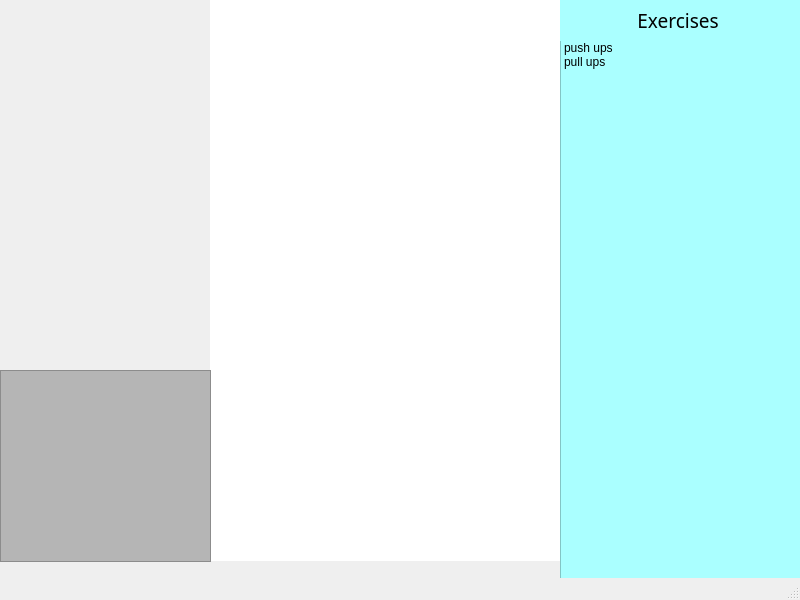
<?xml version="1.0" encoding="UTF-8"?>
<ui version="4.0">
 <class>MainWindow</class>
 <widget class="QMainWindow" name="MainWindow">
  <property name="geometry">
   <rect>
    <x>0</x>
    <y>0</y>
    <width>800</width>
    <height>600</height>
   </rect>
  </property>
  <property name="windowTitle">
   <string>MainWindow</string>
  </property>
  <widget class="QWidget" name="centralwidget">
   <widget class="QListWidget" name="listWidget">
    <property name="geometry">
     <rect>
      <x>560</x>
      <y>40</y>
      <width>241</width>
      <height>541</height>
     </rect>
    </property>
    <property name="styleSheet">
     <string notr="true">background-color: rgb(170, 255, 255);

</string>
    </property>
    <property name="lineWidth">
     <number>1</number>
    </property>
    <item>
     <property name="text">
      <string>push ups</string>
     </property>
    </item>
    <item>
     <property name="text">
      <string>pull ups</string>
     </property>
    </item>
   </widget>
   <widget class="QPushButton" name="CoreButton">
    <property name="geometry">
     <rect>
      <x>336</x>
      <y>90</y>
      <width>96</width>
      <height>151</height>
     </rect>
    </property>
    <property name="styleSheet">
     <string notr="true">background-color: rgba(255, 255, 127, 50);</string>
    </property>
    <property name="text">
     <string/>
    </property>
    <property name="flat">
     <bool>true</bool>
    </property>
   </widget>
   <widget class="QPushButton" name="UpperBodyButton1">
    <property name="geometry">
     <rect>
      <x>241</x>
      <y>90</y>
      <width>92</width>
      <height>221</height>
     </rect>
    </property>
    <property name="palette">
     <palette>
      <active>
       <colorrole role="Button">
        <brush brushstyle="SolidPattern">
         <color alpha="50">
          <red>255</red>
          <green>255</green>
          <blue>127</blue>
         </color>
        </brush>
       </colorrole>
       <colorrole role="Base">
        <brush brushstyle="SolidPattern">
         <color alpha="50">
          <red>255</red>
          <green>255</green>
          <blue>127</blue>
         </color>
        </brush>
       </colorrole>
       <colorrole role="Window">
        <brush brushstyle="SolidPattern">
         <color alpha="50">
          <red>255</red>
          <green>255</green>
          <blue>127</blue>
         </color>
        </brush>
       </colorrole>
      </active>
      <inactive>
       <colorrole role="Button">
        <brush brushstyle="SolidPattern">
         <color alpha="50">
          <red>255</red>
          <green>255</green>
          <blue>127</blue>
         </color>
        </brush>
       </colorrole>
       <colorrole role="Base">
        <brush brushstyle="SolidPattern">
         <color alpha="50">
          <red>255</red>
          <green>255</green>
          <blue>127</blue>
         </color>
        </brush>
       </colorrole>
       <colorrole role="Window">
        <brush brushstyle="SolidPattern">
         <color alpha="50">
          <red>255</red>
          <green>255</green>
          <blue>127</blue>
         </color>
        </brush>
       </colorrole>
      </inactive>
      <disabled>
       <colorrole role="Button">
        <brush brushstyle="SolidPattern">
         <color alpha="50">
          <red>255</red>
          <green>255</green>
          <blue>127</blue>
         </color>
        </brush>
       </colorrole>
       <colorrole role="Base">
        <brush brushstyle="SolidPattern">
         <color alpha="50">
          <red>255</red>
          <green>255</green>
          <blue>127</blue>
         </color>
        </brush>
       </colorrole>
       <colorrole role="Window">
        <brush brushstyle="SolidPattern">
         <color alpha="50">
          <red>255</red>
          <green>255</green>
          <blue>127</blue>
         </color>
        </brush>
       </colorrole>
      </disabled>
     </palette>
    </property>
    <property name="mouseTracking">
     <bool>false</bool>
    </property>
    <property name="styleSheet">
     <string notr="true">background-color: rgba(255, 255, 127, 50);</string>
    </property>
    <property name="text">
     <string/>
    </property>
    <property name="checkable">
     <bool>false</bool>
    </property>
    <property name="autoDefault">
     <bool>false</bool>
    </property>
    <property name="flat">
     <bool>true</bool>
    </property>
   </widget>
   <widget class="QPushButton" name="LowerBodyButton">
    <property name="enabled">
     <bool>true</bool>
    </property>
    <property name="geometry">
     <rect>
      <x>330</x>
      <y>240</y>
      <width>111</width>
      <height>321</height>
     </rect>
    </property>
    <property name="styleSheet">
     <string notr="true">background-color: rgba(255, 255, 127, 50);</string>
    </property>
    <property name="text">
     <string/>
    </property>
    <property name="flat">
     <bool>true</bool>
    </property>
   </widget>
   <widget class="QLabel" name="label">
    <property name="geometry">
     <rect>
      <x>210</x>
      <y>0</y>
      <width>351</width>
      <height>561</height>
     </rect>
    </property>
    <property name="styleSheet">
     <string notr="true">image: url(:/resources/img/human_diagram_front.jpg);
background-color: rgb(255, 255, 255);</string>
    </property>
    <property name="text">
     <string/>
    </property>
   </widget>
   <widget class="QPushButton" name="UpperBodyButton2">
    <property name="geometry">
     <rect>
      <x>431</x>
      <y>90</y>
      <width>99</width>
      <height>221</height>
     </rect>
    </property>
    <property name="styleSheet">
     <string notr="true">background-color: rgba(255, 255, 127, 50);</string>
    </property>
    <property name="text">
     <string/>
    </property>
    <property name="flat">
     <bool>true</bool>
    </property>
   </widget>
   <widget class="QListWidget" name="listWidget_2">
    <property name="geometry">
     <rect>
      <x>0</x>
      <y>370</y>
      <width>211</width>
      <height>192</height>
     </rect>
    </property>
    <property name="styleSheet">
     <string notr="true">background-color: rgb(181, 181, 181);</string>
    </property>
   </widget>
   <widget class="QLabel" name="ExercisesLabel">
    <property name="geometry">
     <rect>
      <x>560</x>
      <y>0</y>
      <width>241</width>
      <height>41</height>
     </rect>
    </property>
    <property name="font">
     <font>
      <family>BIZ UDPGothic</family>
      <pointsize>14</pointsize>
      <weight>9</weight>
      <italic>false</italic>
      <bold>false</bold>
     </font>
    </property>
    <property name="styleSheet">
     <string notr="true">background-color: rgb(170, 255, 255);
font: 75 14pt &quot;BIZ UDPGothic&quot;;</string>
    </property>
    <property name="text">
     <string>Exercises </string>
    </property>
    <property name="alignment">
     <set>Qt::AlignCenter</set>
    </property>
   </widget>
   <zorder>label</zorder>
   <zorder>listWidget</zorder>
   <zorder>CoreButton</zorder>
   <zorder>UpperBodyButton1</zorder>
   <zorder>LowerBodyButton</zorder>
   <zorder>UpperBodyButton2</zorder>
   <zorder>listWidget_2</zorder>
   <zorder>ExercisesLabel</zorder>
  </widget>
  <widget class="QMenuBar" name="menubar">
   <property name="geometry">
    <rect>
     <x>0</x>
     <y>0</y>
     <width>800</width>
     <height>21</height>
    </rect>
   </property>
  </widget>
  <widget class="QStatusBar" name="statusbar"/>
 </widget>
 <resources/>
 <connections/>
</ui>
